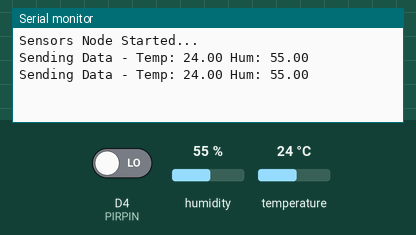
This sketch was run on a simulated ESP8266 (NodeMCU). On the bench: the last lines printed to the serial monitor. The inputs (shaded band) are chosen by the test bench; at power-on: humidity 55 %, temperature 24 °C, D4 (PIRPIN) LOW. No radio packets arrive unless stated.

Above: at 2.8 s.
2.9 s: humidity set to 22 %
At 4.8 s:
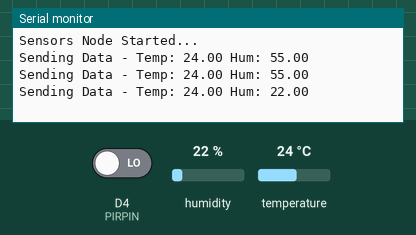
5.6 s: temperature set to 12 °C
At 7.3 s:
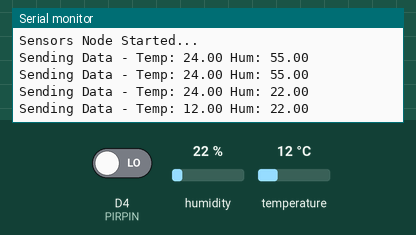
8.3 s: humidity set to 40 %
At 10.9 s:
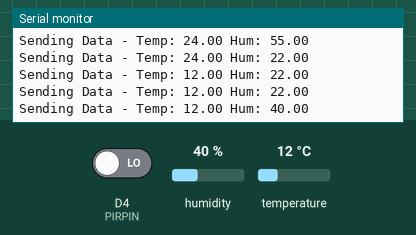
Timing chart, 0 to 12.4 s (numbered marks = the images above; inputs shaded):
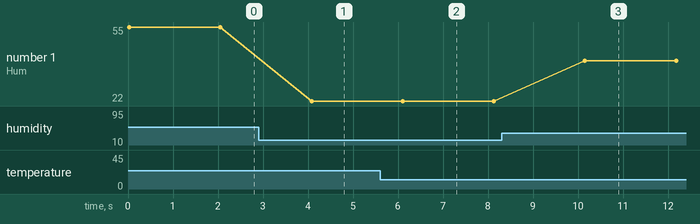

Measured:
- after the input at 2.9 s, the serial monitor: prints a new line after 1.2 s (image 1)
- after the input at 5.6 s, the serial monitor: prints a new line after 0.50 s (image 2)
- after the input at 8.3 s, the serial monitor: prints a new line after 1.9 s (image 3)
- plotted number 1: 55 → 22 after the input at 2.9 s, 22 → 40 after the input at 8.3 s

The sketch:

SensorsNode.ino
```cpp
#include <SPI.h>
#include <nRF24L01.h>
#include <RF24.h>
#include <DHT.h>

// PIN Configuration
#define DHTPIN D2
#define PIRPIN D4
#define CE_PIN D8
#define CSN_PIN D0

#define DHTTYPE DHT11

DHT dht(DHTPIN, DHTTYPE);
RF24 radio(CE_PIN, CSN_PIN);

// NRF Address
const byte address[6] = "NODE1";

struct PayloadNode1 {
  float temp;
  float hum;
  bool motion;
};

void setup() {
  Serial.begin(115200);
  dht.begin();
  pinMode(PIRPIN, INPUT);

  if (!radio.begin()) {
    Serial.println(F("nRF24L01 failed!"));
    while (1);
  }

  radio.setDataRate(RF24_1MBPS);
  radio.setChannel(76);
  radio.setPALevel(RF24_PA_LOW);
  radio.openWritingPipe(address);
  radio.stopListening();

  Serial.println("Sensors Node Started...");
}

void loop() {
  PayloadNode1 data;
  data.temp = dht.readTemperature();
  data.hum = dht.readHumidity();
  data.motion = (digitalRead(PIRPIN) == HIGH);

  if (!isnan(data.temp) && !isnan(data.hum)) {
    Serial.print("Sending Data - Temp: "); Serial.print(data.temp);
    Serial.print(" Hum: "); Serial.println(data.hum);
    radio.write(&data, sizeof(data));
  }

  delay(2000);
}
```
